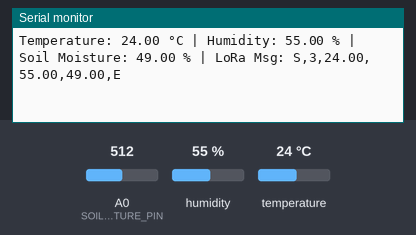
Bench run of a program on a simulated Arduino Uno, built with avr-gcc and run on an emulated ATmega328P. Shown: the last lines printed to the serial monitor. The inputs (shaded band) are chosen by the test bench; at power-on: humidity 55 %, A0 (SOIL_MOISTURE_PIN) = 512, temperature 24 °C. No radio packets arrive unless stated.

Above: at 1.2 s.
1.3 s: humidity set to 22 %
At 2.7 s:
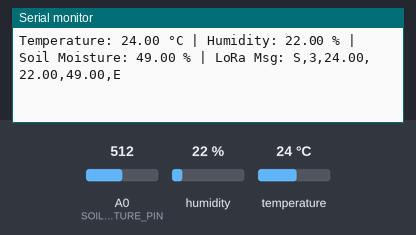
2.8 s: A0 (SOIL_MOISTURE_PIN) set to 716
At 4.3 s:
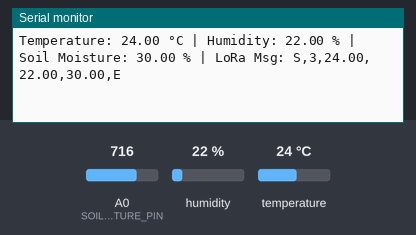
9.4 s: temperature set to 12 °C
At 10.0 s:
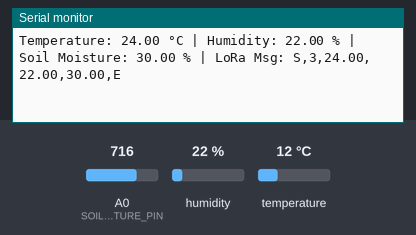
10.9 s: A0 (SOIL_MOISTURE_PIN) set to 900
At 12.2 s:
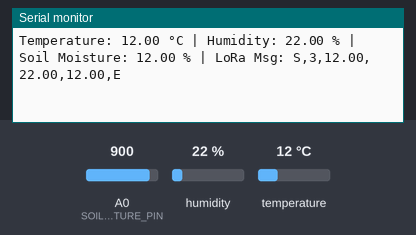
12.4 s: humidity set to 40 %
At 13.8 s:
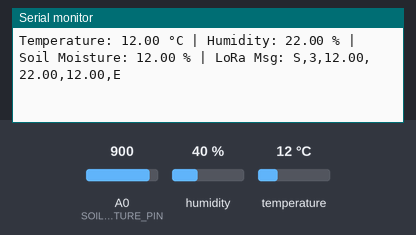
Timing chart, 0 to 14.9 s (numbered marks = the images above; inputs shaded):
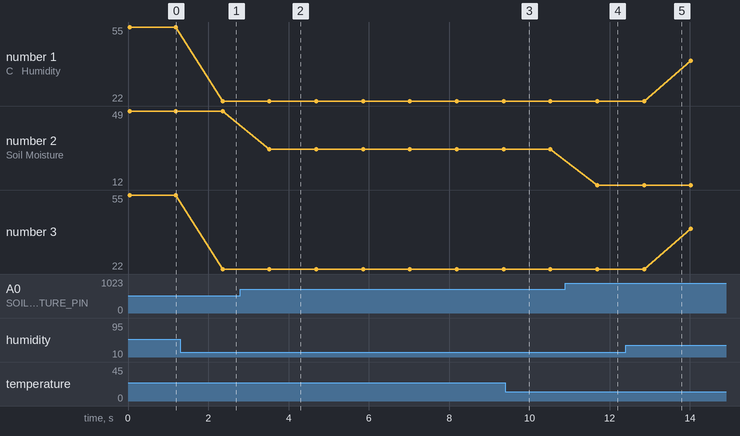

Measured:
- after the input at 1.3 s, the serial monitor: prints a new line after 1.1 s (image 1)
- after the input at 2.8 s, the serial monitor: prints a new line after 0.72 s (image 2)
- after the input at 10.9 s, the serial monitor: prints a new line after 0.79 s (image 4)
- plotted number 1: 55 → 22 after the input at 1.3 s, 22 → 40 after the input at 12.4 s
- plotted number 2: 49 → 30 after the input at 2.8 s
- plotted number 3: 55 → 22 after the input at 1.3 s, 22 → 40 after the input at 12.4 s

The program:

main.cpp
```cpp
// Receiver

#include <Arduino.h>
#include <SPI.h>
#include "LoRa.h"
#include <DHT.h>

#define DHT22_PIN 4
#define DHT_TYPE DHT22
#define SOIL_MOISTURE_PIN A0

DHT dht(DHT22_PIN, DHT_TYPE);

byte sensorNodeId = 3; // ID of this sensor node
float temperature = 0.0;
float humidity = 0.0;
float moisture = 0.0;

int zeroMoisture = 1023;      // Analog value for 0% moisture (dry soil)
int hundredMoisture = 0;      // Analog value for 100% moisture (wet soil)
int moistureSampleCount = 10; // Number of samples to average for soil moisture

String loraMessage()
{
  // S,<sensorNodeId>,<temperature>,<humidity>,<moisture>,E
  String message = "S," + String(sensorNodeId) + "," + String(temperature) + "," + String(humidity) + "," + String(moisture) + ",E";
  return message;
}

float readSoilMoisture()
{
  float _sensorValue = 0;
  float total = 0;
  for (int i = 0; i < moistureSampleCount; i++)
  {
    _sensorValue = analogRead(SOIL_MOISTURE_PIN);
    total += _sensorValue;
    delay(10); // Small delay between samples
  }
  float average = total / moistureSampleCount;
  // Map the average sensor value to a percentage (0% to 100%)
  float moisturePercent = map(average, zeroMoisture, hundredMoisture, 0, 100);
  return moisturePercent;
}

void readSensors()
{
  // Read DHT22 and validate before saving to global variables
  float _humidity = dht.readHumidity();
  float _temperature = dht.readTemperature();
  if (isnan(_humidity) || isnan(_temperature))
  {
    Serial.println("Failed to read from DHT sensor!");
    return;
  }
  else
  {

    humidity = _humidity;
    temperature = _temperature;
  }
}

void setup()
{
  Serial.begin(9600);
  dht.begin();

  // Lora Module 433Mhz
  if (!LoRa.begin(433E6))
  {
    Serial.println("Starting LoRa failed!");
  }
  else
  {
    Serial.println("LoRa Initializing OK!");
  }

  LoRa.setSyncWord(0xFF);
}

void printReadings()
{
  Serial.print("Temperature: ");
  Serial.print(temperature);
  Serial.print(" °C | Humidity: ");
  Serial.print(humidity);
  Serial.print(" %");
  moisture = readSoilMoisture();
  Serial.print(" | Soil Moisture: ");
  Serial.print(moisture);
  Serial.print(" %");
}

void submitReadings()
{
  String loraMsg = loraMessage();
  Serial.println(" | LoRa Msg: " + loraMsg);
  LoRa.beginPacket();
  LoRa.print(loraMsg);
  LoRa.endPacket();
}

void loop()
{
  readSensors();
  printReadings();
  submitReadings();
  delay(1000);
}
```
